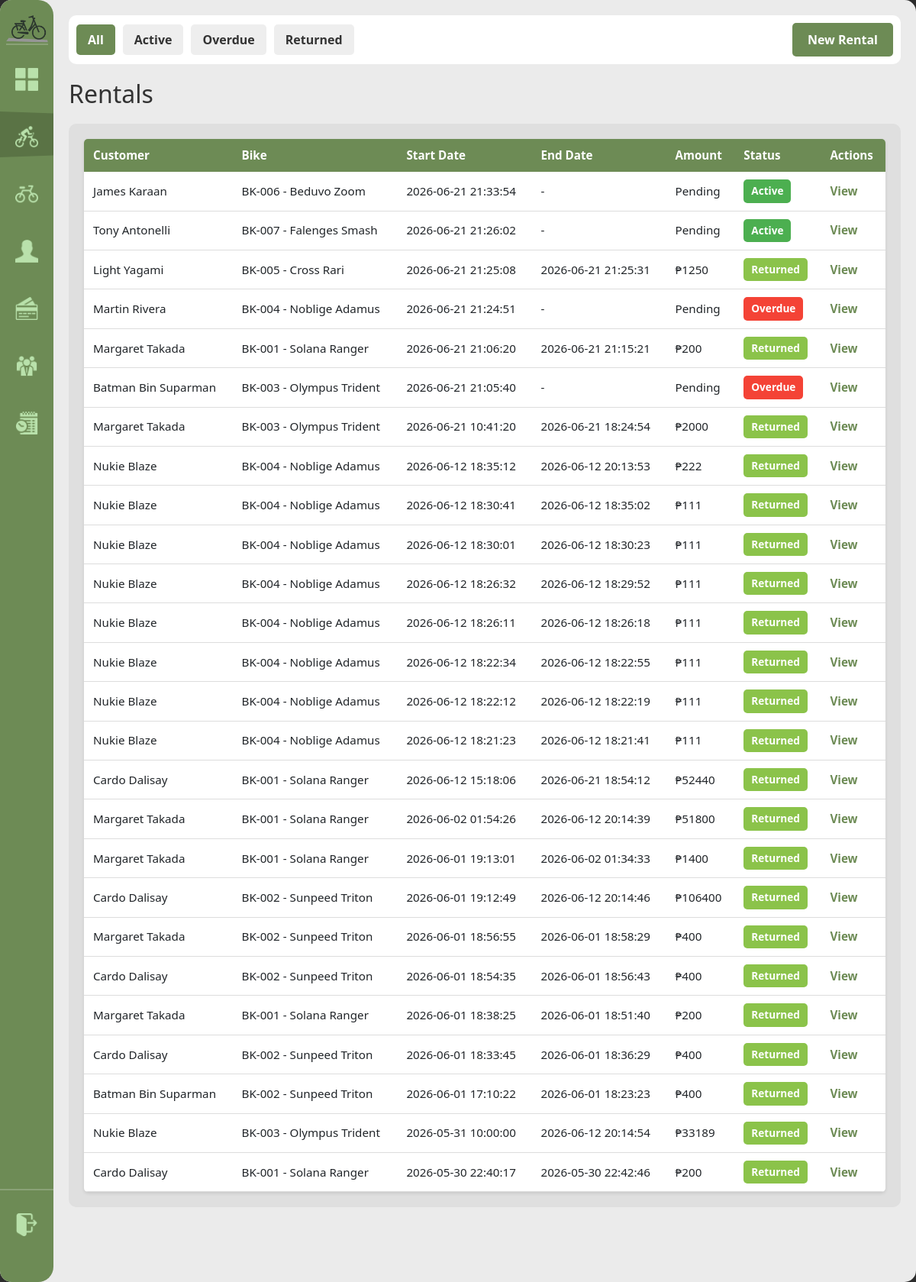
The page /rentals (signed in) on the database its author committed.
### tables this page shows
CREATE TABLE rents (
            rental_id INTEGER PRIMARY KEY AUTOINCREMENT,
            customer_id INTEGER NOT NULL,
            bike_id INTEGER NOT NULL,
            staff_id INTEGER REFERENCES staff(staff_id) ON UPDATE CASCADE ON DELETE SET NULL,
            rental_start DATETIME NOT NULL DEFAULT(datetime('now','localtime')), planned_return DATETIME,
            FOREIGN KEY(customer_id) REFERENCES customer(customer_id) ON DELETE CASCADE,
            FOREIGN KEY(bike_id) REFERENCES bike(bike_id) ON DELETE CASCADE
        );

CREATE TABLE bike (
            bike_id INTEGER PRIMARY KEY AUTOINCREMENT,
            bike_code TEXT NOT NULL UNIQUE,
            brand TEXT NOT NULL, model TEXT NOT NULL,
            color TEXT NOT NULL,
            bike_rate DECIMAL(8,2) NOT NULL DEFAULT 0,
            type TEXT NOT NULL DEFAULT 'standard',
            status TEXT NOT NULL DEFAULT 'available' CHECK(status IN('available','rented','retired')),
            date_added DATE NOT NULL DEFAULT(date('now','localtime'))
        );

### handlers/rentals_routes.py (the view)
@rentals_bp.route('/rentals')
@login_required
def rentals():
    status = request.args.get('status', 'all')
    rentals_list = database.get().get_all_rentals(status)
    customers_list = database.get().get_all_customers()
    bikes = database.get().get_available_bikes()
    return render_template('rentals.html', rentals=rentals_list, filter_status=status, customers=customers_list, bikes=bikes)

### app.py (called while the page is built)
def get_sidebar_state():
    return request.cookies.get('sidebarState') == 'expanded'

@app.context_processor
def inject_sidebar_state():
    return dict(sidebar_expanded=get_sidebar_state())

@app.context_processor
def inject_current_staff():
    staff = current_staff()
    return dict(current_staff=staff, is_admin=staff and staff.get("role") == "admin")

### modules/auth.py (called while the page is built)
def login_required(view):
    @wraps(view)
    def wrapped(*args, **kwargs):
        if not session.get("staff_id"):
            return redirect(url_for("login"))
        return view(*args, **kwargs)
    return wrapped

def current_staff():
    if not session.get("staff_id"):
        return None
    return {
        "staff_id": session.get("staff_id"),
        "username": session.get("username"),
        "first_name": session.get("first_name"),
        "last_name": session.get("last_name"),
        "role": session.get("role"),
    }

### modules/database.py (called while the page is built)
def get():
    if not db: init()
    return db

    def get_all_customers(self, search=""):
        q = f"%{search}%"
        query = """
            SELECT * FROM customer
            WHERE first_name LIKE ?
               OR last_name LIKE ?
               OR contact_number LIKE ?
               OR email LIKE ?
            ORDER BY last_name, first_name
        """
        return [dict(r) for r in self.conn.execute(query, (q, q, q, q)).fetchall()]

    def get_available_bikes(self):
        query = "SELECT * FROM bike WHERE status = 'available' ORDER BY bike_code"
        return [dict(r) for r in self.conn.execute(query).fetchall()]

### templates/rentals.html (shortened to what this page needs)
{% extends "base.html" %}
{% block content %}
<div class="top-bar">
    <div class="filter-controls">
        <a href="{{ url_for('rentals.rentals', status='all') }}" class="filter-btn {% if filter_status == 'all' %}active{% endif %}">All</a>
        <a href="{{ url_for('rentals.rentals', status='active') }}" class="filter-btn {% if filter_status == 'active' %}active{% endif %}">Active</a>
        <a href="{{ url_for('rentals.rentals', status='overdue') }}" class="filter-btn {% if filter_status == 'overdue' %}active{% endif %}">Overdue</a>
        <a href="{{ url_for('rentals.rentals', status='returned') }}" class="filter-btn {% if filter_status == 'returned' %}active{% endif %}">Returned</a>
        <button id="new-rental-btn" class="btn-primary" style="margin-left: auto;">New Rental</button>
    </div>
</div>
<h1>Rentals</h1>
<div class="content-grid">
    <div class="scroll-table-container">
        <table>
            <thead>
                <tr>
                <th>Customer</th>
                <th>Bike</th>
                <th>Start Date</th>
                <th>End Date</th>
                <th>Amount</th>
                <th>Status</th>
                <th>Actions</th>
            </tr>
        </thead>
        <tbody>
            {% for rental in rentals %}
            <tr>
                <td>{{ rental['customer_name'] }}</td>
                <td>{{ rental['bike_code'] }} - {{ rental['brand'] }} {{ rental['model'] }}</td>
                <td>{{ rental['rental_start'] }}</td>
                <td>{{ rental['rental_end'] or '-' }}</td>
                <td>{{ 'Pending' if rental['total_amount'] is none else '₱' ~ rental['total_amount'] }}</td>
                <td><span class="status-badge status-{{ rental['status'] }}">{{ rental['status'].title() }}</span></td>
                <td><a href="{{ url_for('rentals.rental_detail', rid=rental['rental_id']) }}">View</a></td>
            </tr>
            {% endfor %}
        </tbody>
    </table>
    </div>
</div>
{% endblock %}

### static/style.css (style rules this page uses)
:root { --primary-green: #6D8B55; --secondary-green: #566d42; --bg-light: #EBEBEB; --white: #FFFFFF; --sidebar-collapsed: 70px; --sidebar-expanded: 165px; }
body { margin: 0; font-family: 'Segoe UI', Tahoma, Geneva, Verdana, sans-serif; background-color: #2C2C2C; }
.top-bar { background-color: var(--white); opacity: 1; padding: 10px; border-radius: 10px; margin-bottom: 20px; }
.content-grid { display: flex; flex-grow: 1; opacity: 1; background-color: #DFDFDF; border-radius: 10px; }
.scroll-table-container { width: 100%; overflow-x: auto; overflow-y: auto; max-height: calc(100vh - 260px); padding: 20px; box-sizing: border-box; }
.btn-primary, .btn-secondary, button[type="submit"] { padding: 10px 20px; border: none; border-radius: 5px; cursor: pointer; font-weight: bold; text-decoration: none; display: inline-block; transition: all 0.3s ease; }
.btn-primary, button[type="submit"] { background-color: var(--primary-green); color: white; }
table { width: 100%; border-collapse: collapse; background: white; border-radius: 5px; overflow: hidden; box-shadow: 0 2px 4px rgba(0,0,0,0.1); }
table thead { background-color: var(--primary-green); color: white; }
table th, table td { padding: 10px 12px; text-align: left; font-size: 0.95rem; }
table tbody tr { border-bottom: 1px solid #ddd; }
table a { color: var(--primary-green); text-decoration: none; font-weight: bold; }
.status-badge { display: inline-block; padding: 5px 10px; border-radius: 5px; font-size: 0.85rem; font-weight: bold; }
.status-badge.status-active, .status-badge.status-available { background-color: #4CAF50; color: white; }
.status-badge.status-inactive, .status-badge.status-retired, .status-badge.status-overdue { background-color: #f44336; color: white; }
.status-badge.status-returned { background-color: #8BC34A; color: white; }
.filter-controls { display: flex; gap: 10px; opacity: 1; align-items: center; flex-wrap: wrap; }
.filter-btn { padding: 8px 15px; background-color: #eee; color: #333; border: none; border-radius: 5px; cursor: pointer; text-decoration: none; font-weight: bold; transition: all 0.3s ease; }
.filter-btn.active, .filter-btn:hover { background-color: var(--primary-green); color: white; }
h1, h2 { color: #333; margin: 10px 0; }
h1 { font-size: 2rem; margin-bottom: 20px; }

### rows shown on the page
rents: customer_name "James Karaan", bike_code "BK-006", brand "Beduvo", model "Zoom", rental_start "2026-06-21 21:33:54", rental "-", total_amount "Pending", status "Active"
rents: customer_name "Tony Antonelli", bike_code "BK-007", brand "Falenges", model "Smash", rental_start "2026-06-21 21:26:02", rental "-", total_amount "Pending", status "Active"
rents: customer_name "Light Yagami", bike_code "BK-005", brand "Cross", model "Rari", rental_start "2026-06-21 21:25:08", rental "2026-06-21 21:25:31", total_amount "₱1250", status "Returned"
rents: customer_name "Martin Rivera", bike_code "BK-004", brand "Noblige", model "Adamus", rental_start "2026-06-21 21:24:51", rental "-", total_amount "Pending", status "Overdue"
rents: customer_name "Margaret Takada", bike_code "BK-001", brand "Solana", model "Ranger", rental_start "2026-06-21 21:06:20", rental "2026-06-21 21:15:21", total_amount "₱200", status "Returned"
rents: customer_name "Batman Bin Suparman", bike_code "BK-003", brand "Olympus", model "Trident", rental_start "2026-06-21 21:05:40", rental "-", total_amount "Pending", status "Overdue"
rents: customer_name "Margaret Takada", bike_code "BK-003", brand "Olympus", model "Trident", rental_start "2026-06-21 10:41:20", rental "2026-06-21 18:24:54", total_amount "₱2000", status "Returned"
rents: customer_name "Nukie Blaze", bike_code "BK-004", brand "Noblige", model "Adamus", rental_start "2026-06-12 18:35:12", rental "2026-06-12 20:13:53", total_amount "₱222", status "Returned"
rents: customer_name "Nukie Blaze", bike_code "BK-004", brand "Noblige", model "Adamus", rental_start "2026-06-12 18:30:41", rental "2026-06-12 18:35:02", total_amount "₱111", status "Returned"
rents: customer_name "Nukie Blaze", bike_code "BK-004", brand "Noblige", model "Adamus", rental_start "2026-06-12 18:30:01", rental "2026-06-12 18:30:23", total_amount "₱111", status "Returned"
rents: customer_name "Nukie Blaze", bike_code "BK-004", brand "Noblige", model "Adamus", rental_start "2026-06-12 18:26:32", rental "2026-06-12 18:29:52", total_amount "₱111", status "Returned"
rents: customer_name "Nukie Blaze", bike_code "BK-004", brand "Noblige", model "Adamus", rental_start "2026-06-12 18:26:11", rental "2026-06-12 18:26:18", total_amount "₱111", status "Returned"
rents: customer_name "Nukie Blaze", bike_code "BK-004", brand "Noblige", model "Adamus", rental_start "2026-06-12 18:22:34", rental "2026-06-12 18:22:55", total_amount "₱111", status "Returned"
rents: customer_name "Nukie Blaze", bike_code "BK-004", brand "Noblige", model "Adamus", rental_start "2026-06-12 18:22:12", rental "2026-06-12 18:22:19", total_amount "₱111", status "Returned"
rents: customer_name "Nukie Blaze", bike_code "BK-004", brand "Noblige", model "Adamus", rental_start "2026-06-12 18:21:23", rental "2026-06-12 18:21:41", total_amount "₱111", status "Returned"
rents: customer_name "Cardo Dalisay", bike_code "BK-001", brand "Solana", model "Ranger", rental_start "2026-06-12 15:18:06", rental "2026-06-21 18:54:12", total_amount "₱52440", status "Returned"
rents: customer_name "Margaret Takada", bike_code "BK-001", brand "Solana", model "Ranger", rental_start "2026-06-02 01:54:26", rental "2026-06-12 20:14:39", total_amount "₱51800", status "Returned"
rents: customer_name "Margaret Takada", bike_code "BK-001", brand "Solana", model "Ranger", rental_start "2026-06-01 19:13:01", rental "2026-06-02 01:34:33", total_amount "₱1400", status "Returned"
rents: customer_name "Cardo Dalisay", bike_code "BK-002", brand "Sunpeed", model "Triton", rental_start "2026-06-01 19:12:49", rental "2026-06-12 20:14:46", total_amount "₱106400", status "Returned"
rents: customer_name "Margaret Takada", bike_code "BK-002", brand "Sunpeed", model "Triton", rental_start "2026-06-01 18:56:55", rental "2026-06-01 18:58:29", total_amount "₱400", status "Returned"
rents: customer_name "Cardo Dalisay", bike_code "BK-002", brand "Sunpeed", model "Triton", rental_start "2026-06-01 18:54:35", rental "2026-06-01 18:56:43", total_amount "₱400", status "Returned"
rents: customer_name "Margaret Takada", bike_code "BK-001", brand "Solana", model "Ranger", rental_start "2026-06-01 18:38:25", rental "2026-06-01 18:51:40", total_amount "₱200", status "Returned"
rents: customer_name "Cardo Dalisay", bike_code "BK-002", brand "Sunpeed", model "Triton", rental_start "2026-06-01 18:33:45", rental "2026-06-01 18:36:29", total_amount "₱400", status "Returned"
rents: customer_name "Batman Bin Suparman", bike_code "BK-002", brand "Sunpeed", model "Triton", rental_start "2026-06-01 17:10:22", rental "2026-06-01 18:23:23", total_amount "₱400", status "Returned"
rents: customer_name "Nukie Blaze", bike_code "BK-003", brand "Olympus", model "Trident", rental_start "2026-05-31 10:00:00", rental "2026-06-12 20:14:54", total_amount "₱33189", status "Returned"
rents: customer_name "Cardo Dalisay", bike_code "BK-001", brand "Solana", model "Ranger", rental_start "2026-05-30 22:40:17", rental "2026-05-30 22:42:46", total_amount "₱200", status "Returned"
